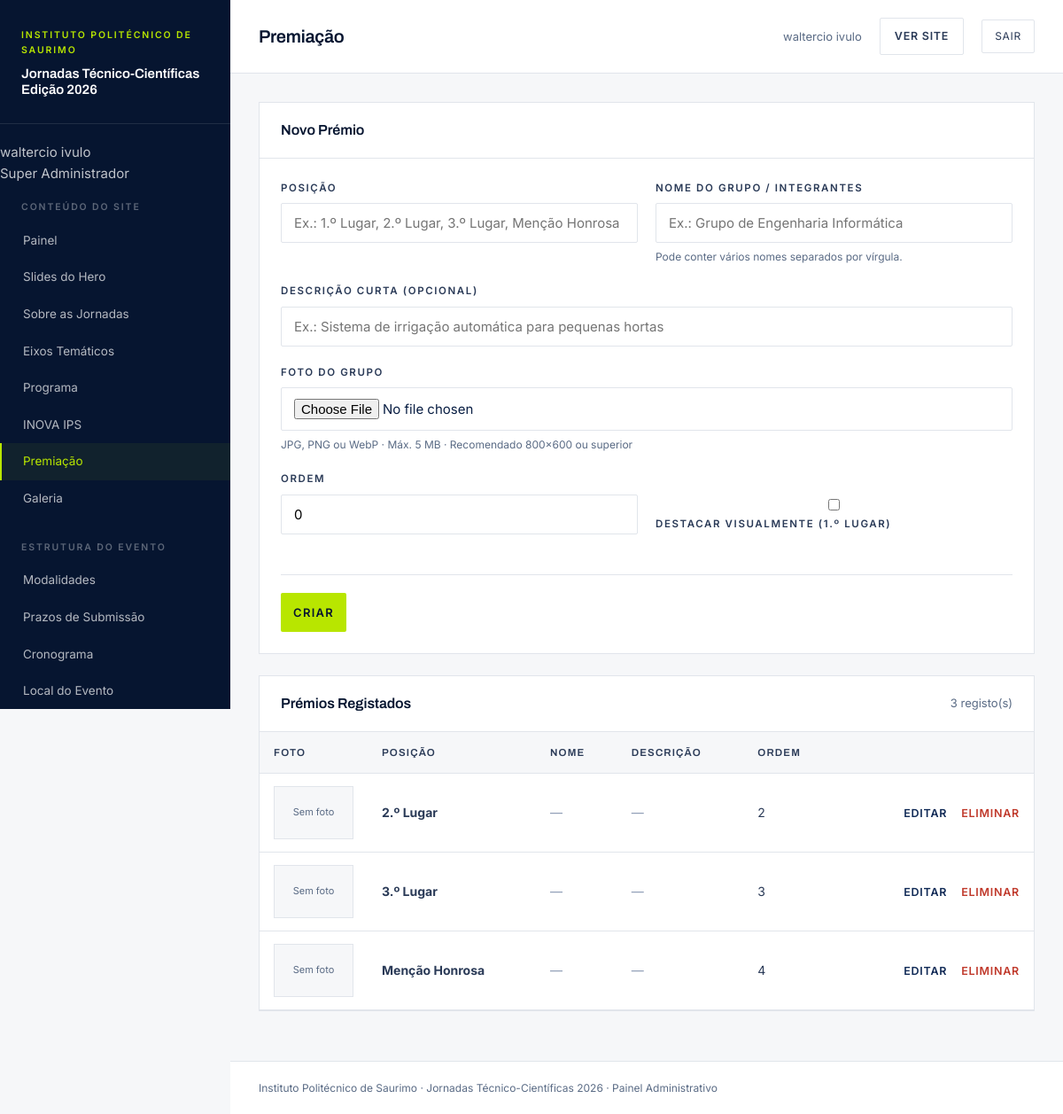
Screenshot of /admin/premiacao.php (signed in) with the database file from the repository.
### tables this page shows
CREATE TABLE `premios` (
  `id` int(10) UNSIGNED NOT NULL,
  `lugar` varchar(60) NOT NULL,
  `nome` varchar(180) DEFAULT NULL,
  `foto` varchar(255) DEFAULT NULL,
  `descricao` varchar(255) DEFAULT NULL,
  `destaque` tinyint(1) NOT NULL DEFAULT 0,
  `ordem` int(11) NOT NULL DEFAULT 0
);

### inc/auth.php (called while the page is built, shortened)
<?php
require_once __DIR__ . '/helpers.php';
function admin_autenticado(): bool
{
    return !empty($_SESSION['admin_id']);
}
function admin_actual(): ?array
{
    static $cache = null;
    if ($cache !== null) return $cache;
    $stmt = db()->prepare('
        SELECT id, nome, email, nivel, ativo
        FROM admins
        WHERE id = ? AND ativo = 1
    ');
    $stmt->execute([(int) $_SESSION['admin_id']]);
    $admin = $stmt->fetch() ?: null;
    return $cache = $admin;
}
function exigir_login(): void
{
    if (!admin_actual()) {
        $_SESSION = [];
        session_destroy();
        redirecionar(url('admin/login.php'));
    }
}
function admin_nivel(): int
{
    $a = admin_actual();
    return $a ? (int) $a['nivel'] : 99;
}
function admin_nome_nivel(int $nivel): string
{
    return [
        NIVEL_SUPER     => 'Super Administrador',
        NIVEL_EDITOR    => 'Editor',
        NIVEL_AVALIADOR => 'Avaliador',
    ][$nivel] ?? 'Desconhecido';
}

### inc/db.php (called while the page is built, shortened)
<?php
function db(): PDO
{
    static $pdo = null;
    if ($pdo instanceof PDO) return $pdo;
    $cfg = require __DIR__ . '/config.php';
    $dsn = sprintf('mysql:host=%s;dbname=%s;charset=%s',
        $cfg['db_host'], $cfg['db_name'], $cfg['db_charset']);
    $pdo = new PDO($dsn, $cfg['db_user'], $cfg['db_pass'], [
        PDO::ATTR_ERRMODE            => PDO::ERRMODE_EXCEPTION,
        PDO::ATTR_DEFAULT_FETCH_MODE => PDO::FETCH_ASSOC,
        PDO::ATTR_EMULATE_PREPARES   => false,
        PDO::MYSQL_ATTR_INIT_COMMAND => "SET time_zone = '+01:00'",
    ]);
    return $pdo;
}

### inc/helpers.php (called while the page is built, shortened)
<?php
require_once __DIR__ . '/db.php';
function cfg(): array { static $c = null; return $c ??= require __DIR__ . '/config.php'; }
function e(?string $txt): string
{
    return htmlspecialchars((string) $txt, ENT_QUOTES, 'UTF-8');
}
function url(string $caminho = ''): string
{
    return rtrim(cfg()['base_url'], '/') . '/' . ltrim($caminho, '/');
}
function csrf_token(): string
{
    return $_SESSION['csrf'];
}

### admin/premiacao.php (the view, shortened to what this page needs)
<?php
$tituloPagina = 'Premiação';
require __DIR__ . '/inc/header.php';
$editar = null;
$premios = db()->query('SELECT * FROM premios ORDER BY ordem, id')->fetchAll();
?>
<section class="cartao">
  <div class="cartao-topo">
    <h2 class="cartao-titulo"><?= $editar ? 'Editar Prémio' : 'Novo Prémio' ?></h2>
  </div>
  <div class="cartao-corpo">
    <form method="post" enctype="multipart/form-data">
      <div class="form-linha">
        <div class="campo">
          <label for="lugar">Posição</label>
          <input type="text" id="lugar" name="lugar" required maxlength="60"
                 placeholder="Ex.: 1.º Lugar, 2.º Lugar, 3.º Lugar, Menção Honrosa"
                 value="<?= e($editar['lugar'] ?? '') ?>">
        </div>
        <div class="campo">
          <label for="nome">Nome do grupo / integrantes</label>
          <input type="text" id="nome" name="nome" maxlength="180"
                 placeholder="Ex.: Grupo de Engenharia Informática"
                 value="<?= e($editar['nome'] ?? '') ?>">
          <small>Pode conter vários nomes separados por vírgula.</small>
        </div>
      </div>
      <div class="campo">
        <label for="descricao">Descrição curta (opcional)</label>
        <input type="text" id="descricao" name="descricao" maxlength="255"
               placeholder="Ex.: Sistema de irrigação automática para pequenas hortas"
               value="<?= e($editar['descricao'] ?? '') ?>">
      </div>
      <div class="campo">
        <label for="foto"><?= $editar ? 'Substituir foto' : 'Foto do grupo' ?></label>
        <input type="file" id="foto" name="foto" accept="image/jpeg,image/png,image/webp">
        <small>JPG, PNG ou WebP · Máx. 5 MB · Recomendado 800×600 ou superior</small>
      </div>
      <div class="form-linha">
        <div class="campo">
          <label for="ordem">Ordem</label>
          <input type="number" id="ordem" name="ordem" value="<?= (int) ($editar['ordem'] ?? 0) ?>">
        </div>
        <div class="campo">
          <label style="display:block;margin-top:32px">
            <input type="checkbox" name="destaque" value="1"
                   <?= !empty($editar['destaque']) ? 'checked' : '' ?>>
            Destacar visualmente (1.º lugar)
          </label>
        </div>
      </div>
      <div class="form-acoes">
        <button type="submit" class="botao botao-verde" style="width:auto">
          <?= $editar ? 'Guardar alterações' : 'Criar' ?>
        </button>
      </div>
    </form>
  </div>
</section>
<section class="cartao">
  <div class="cartao-topo">
    <h2 class="cartao-titulo">Prémios Registados</h2>
    <span style="font-size:13px;color:var(--tinta-500)"><?= count($premios) ?> registo(s)</span>
  </div>
  <?php if (!$premios): ?>
    <p class="vazio">Ainda não existem prémios. Cria o primeiro com o formulário acima.</p>
  <?php else: ?>
    <table class="tabela">
      <thead>
        <tr>
          <th>Foto</th>
          <th>Posição</th>
          <th>Nome</th>
          <th>Descrição</th>
          <th>Ordem</th>
          <th class="col-acao"></th>
        </tr>
      </thead>
      <tbody>
        <?php foreach ($premios as $p): ?>
          <tr>
            <td class="col-img">
              <?php if ($p['foto']): ?>
                <img src="<?= e(imagem_url($p['foto'], 'Foto')) ?>" alt="">
              <?php else: ?>
                <div style="width:90px;height:60px;background:var(--papel);border:1px solid var(--linha);display:flex;align-items:center;justify-content:center;font-size:11px;color:var(--tinta-500)">
                  Sem foto
                </div>
              <?php endif; ?>
            </td>
            <td>
              <strong><?= e($p['lugar']) ?></strong>
            </td>
            <td><?= $p['nome'] ? e($p['nome']) : '<span style="color:#8A99B3">—</span>' ?></td>
            <td><?= $p['descricao'] ? e(mb_substr($p['descricao'], 0, 60)) . (mb_strlen($p['descricao']) > 60 ? '…' : '') : '<span style="color:#8A99B3">—</span>' ?></td>
            <td><?= (int) $p['ordem'] ?></td>
            <td class="col-acao">
              <a href="?acao=editar&id=<?= (int) $p['id'] ?>" class="link-acao">Editar</a>
              <a href="?acao=eliminar&id=<?= (int) $p['id'] ?>&csrf=<?= e(csrf_token()) ?>"
                 class="link-acao link-acao-perigo"
                 data-confirmar="Eliminar este prémio?">Eliminar</a>
            </td>
          </tr>
        <?php endforeach; ?>
      </tbody>
    </table>
  <?php endif; ?>
</section>
<?php require __DIR__ . '/inc/footer.php'; ?>

### admin/inc/header.php (shortened to what this page needs)
<?php
require_once __DIR__ . '/../../inc/auth.php';
exigir_login();
$tituloPagina = $tituloPagina ?? 'Painel';
?>
<!DOCTYPE html>
<html lang="pt-AO">
<head>
<link rel="stylesheet" href="assets/admin.css">
</head>
<body>
<div class="app">
  <?php require __DIR__ . '/sidebar.php'; ?>
  <div class="conteudo">
    <header class="barra-topo">
      <h1 class="barra-topo-titulo"><?= e($tituloPagina) ?></h1>
      <div class="barra-topo-dir">
        <span class="barra-topo-admin"><?= e($admin['nome']) ?></span>
        <a href="<?= e(url('index.php')) ?>" target="_blank" class="botao-ligacao botao-mini">Ver site</a>
        <a href="logout.php" class="barra-topo-sair">Sair</a>
      </div>
    </header>
    <div class="conteudo-corpo">

### admin/inc/sidebar.php (shortened to what this page needs)
<?php
$paginaActual = basename($_SERVER['PHP_SELF']);
$nivel = admin_nivel();
$menu = [];
if (admin_pode_editar_conteudo()) {
    $menu['Conteúdo do Site'] = [
        'dashboard.php'  => 'Painel',
        'slides.php'     => 'Slides do Hero',
        'sobre.php'      => 'Sobre as Jornadas',
        'eixos.php'      => 'Eixos Temáticos',
        'programa.php'   => 'Programa',
        'inova.php'      => 'INOVA IPS',
        'premiacao.php'  => 'Premiação',
        'galeria.php'    => 'Galeria',
    ];
    $menu['Estrutura do Evento'] = [
        'modalidades.php'  => 'Modalidades',
        'prazos.php'       => 'Prazos de Submissão',
        'cronograma.php'   => 'Cronograma',
        'local.php'        => 'Local do Evento',
    ];
}
$menu['Submissões'] = [
    'submissoes.php' => 'Submissões Recebidas',
];
if (admin_pode_gerir_utilizadores() || admin_pode_ver_logs()) {
    $grupoSistema = [];
    if (admin_pode_editar_conteudo()) {
        $grupoSistema['configuracoes.php'] = 'Configurações';
    }
    if (admin_pode_gerir_utilizadores()) {
        $grupoSistema['administradores.php'] = 'Administradores';
        $grupoSistema['logs.php']            = 'Registo de Actividade';
    }
    if ($grupoSistema) {
        $menu['Sistema'] = $grupoSistema;
    }
}
$admin = admin_actual();
?>
<aside class="barra-lateral" id="menuAdmin">
  <div class="barra-lateral-marca">
    <div>
      <p class="barra-lateral-inst">Instituto Politécnico de Saurimo</p>
      <p class="barra-lateral-titulo">Jornadas Técnico-Científicas<br>Edição 2026</p>
    </div>
  </div>
  <div class="barra-lateral-conteudo" id="menuAdminConteudo">
    <div class="barra-lateral-perfil">
      <p class="barra-lateral-perfil-nome"><?= e($admin['nome'] ?? '') ?></p>
      <p class="barra-lateral-perfil-nivel"><?= e(admin_nome_nivel($nivel)) ?></p>
    </div>
    <?php foreach ($menu as $grupo => $itens): ?>
      <div class="barra-lateral-grupo">
        <p class="barra-lateral-grupo-titulo"><?= e($grupo) ?></p>
        <ul class="barra-lateral-menu">
          <?php foreach ($itens as $href => $nome): ?>
            <li>
              <a href="<?= e($href) ?>" class="<?= $paginaActual === $href ? 'activo' : '' ?>">
                <?= e($nome) ?>
              </a>
            </li>
          <?php endforeach; ?>
        </ul>
      </div>
    <?php endforeach; ?>
  </div>
</aside>

### rows the page displays
premios: shows "Sem foto", lugar "2.º Lugar", ordem "2"
premios: shows "Sem foto", lugar "3.º Lugar", ordem "3"
premios: shows "Sem foto", lugar "Menção Honrosa", ordem "4"

### other values shown
$admin['nome'] "waltercio ivulo"
admin_nome_nivel($nivel) "Super Administrador"
$grupo "CONTEÚDO DO SITE"
$nome "Painel"
$nome "Slides do Hero"
$nome "Sobre as Jornadas"
$nome "Eixos Temáticos"
$nome "Programa"
$nome "INOVA IPS"
$nome "Premiação"
$nome "Galeria"
$grupo "ESTRUTURA DO EVENTO"
$nome "Modalidades"
$nome "Prazos de Submissão"
$nome "Cronograma"
